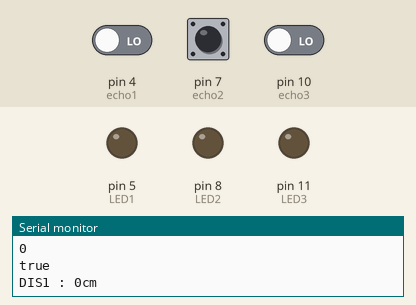
Simulated run of this sketch. Board: Arduino Uno, built with avr-gcc and run on an emulated ATmega328P. Shown: output pins drawn as LEDs (lit = HIGH), the last lines printed to the serial monitor. The inputs (shaded band) are chosen by the test bench; at power-on: pin 7 (echo2) LOW, pin 4 (echo1) LOW, pin 10 (echo3) LOW.

Above: at 1.2 s.
1.3 s: pin 7 (echo2) pulsed HIGH 2 times (0.12 s each, 0.3 s apart)
At 2.6 s:
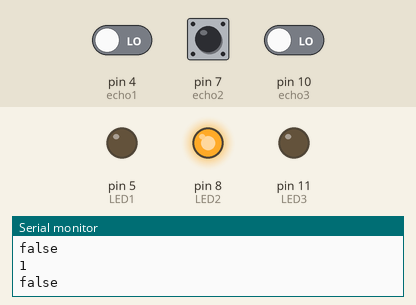
Timing chart, 0 to 4.3 s (numbered marks = the images above; inputs shaded):
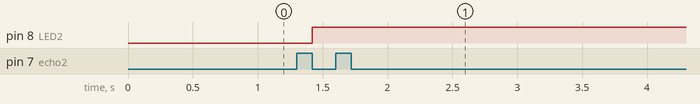

Measured:
- after the input at 1.3 s, pin 8 (LED2): LOW → HIGH after 0.12 s

The sketch:

distance.ino
```cpp
#include <SoftwareSerial.h>
SoftwareSerial HC05(2,3); // RX,TX
#define trig1 3
#define echo1 4
#define LED1  5
#define trig2 6
#define echo2 7
#define LED2  8
#define trig3 9
#define echo3 10
#define LED3  11
#define flame 8
int state = 0;

void setup() {
  Serial.begin(9600);
  HC05.begin(9600);
  pinMode(flame,INPUT);
  pinMode(LED1,OUTPUT); //door_1 led. setup port should be defined
  pinMode(LED2,OUTPUT); //door_1 led. setup port should be defined
  pinMode(LED3,OUTPUT); //door_1 led. setup port should be defined

}

void loop() {
    long duration1, distance1;
    long duration2, distance2;
    long duration3, distance3;

    state = digitalRead(flame);
    Serial.print('\n');
    Serial.print(state);
    if(state != 0){
        Serial.print('\n');
        Serial.print("false");
        Serial.print('\n');
        HC05.write("false");
        HC05.write('\n');
      }
   else{
      Serial.print('\n');
      Serial.print("true");
      Serial.print('\n');HC05.write("true");
      HC05.write('\n');

    digitalWrite(trig1, LOW);        //Trig 핀 Low
    delayMicroseconds(2);            //2us 유지
    digitalWrite(trig1, HIGH);    //Trig 핀 High
    delayMicroseconds(10);            //10us 유지
    digitalWrite(trig1, LOW);        //Trig 핀 Low

    //Echo 핀으로 들어오는 펄스의 시간 측정
    duration1 = pulseIn(echo1, HIGH);
    distance1 = duration1 / 29 / 2;
    Serial.print("DIS1 : ");
    Serial.print(distance1);
    Serial.print("cm");
    Serial.println();

    if(distance1>50){
      digitalWrite(LED1,HIGH);
      }
    else{
      digitalWrite(LED1,LOW);
      }

    digitalWrite(trig2, LOW);        //Trig 핀 Low
    delayMicroseconds(2);            //2us 유지
    digitalWrite(trig2, HIGH);    //Trig 핀 High
    delayMicroseconds(10);            //10us 유지
    digitalWrite(trig2, LOW);        //Trig 핀 Low


    duration2 = pulseIn(echo2, HIGH);
    distance2 = duration2 / 29 / 2;
    Serial.print("DIS1 : ");
    Serial.print(distance2);
    Serial.print("cm");
    Serial.println();

    if(distance2>50){
      digitalWrite(LED2,HIGH);
      }
    else{
      digitalWrite(LED2,LOW);
      }

    digitalWrite(trig3, LOW);        //Trig 핀 Low
    delayMicroseconds(2);            //2us 유지
    digitalWrite(trig3, HIGH);    //Trig 핀 High
    delayMicroseconds(10);            //10us 유지
    digitalWrite(trig3, LOW);        //Trig 핀 Low

    //Echo 핀으로 들어오는 펄스의 시간 측정
    duration3 = pulseIn(echo3, HIGH);
    distance3 = duration3 / 29 / 2;
    Serial.print("DIS1 : ");
    Serial.print(distance3);
    Serial.print("cm");
    Serial.println();

    if(distance3>50){
      digitalWrite(LED3,HIGH);
      }
    else{
      digitalWrite(LED3,LOW);
      }

    delay(100);
}
}
```
